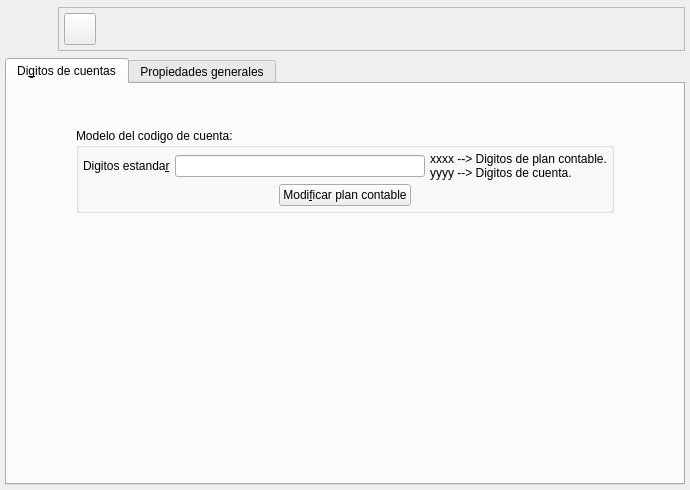
<?xml version="1.0" encoding="UTF-8"?>
<ui version="4.0">
 <class>BcConfiguracionBase</class>
 <widget class="QWidget" name="BcConfiguracionBase">
  <property name="geometry">
   <rect>
    <x>0</x>
    <y>0</y>
    <width>690</width>
    <height>490</height>
   </rect>
  </property>
  <property name="acceptDrops">
   <bool>false</bool>
  </property>
  <property name="windowTitle">
   <string>Propiedades de la empresa</string>
  </property>
  <property name="windowIcon">
   <iconset resource="../../bulmages.qrc">
    <normaloff>:/BulmaCont32x32/images/png/i_configuracion.xpm</normaloff>:/BulmaCont32x32/images/png/i_configuracion.xpm</iconset>
  </property>
  <layout class="QVBoxLayout">
   <property name="spacing">
    <number>5</number>
   </property>
   <property name="margin">
    <number>5</number>
   </property>
   <item>
    <layout class="QHBoxLayout">
     <property name="spacing">
      <number>5</number>
     </property>
     <property name="margin">
      <number>0</number>
     </property>
     <item>
      <widget class="QLabel" name="label_2">
       <property name="sizePolicy">
        <sizepolicy hsizetype="Fixed" vsizetype="Fixed">
         <horstretch>0</horstretch>
         <verstretch>0</verstretch>
        </sizepolicy>
       </property>
       <property name="minimumSize">
        <size>
         <width>48</width>
         <height>48</height>
        </size>
       </property>
       <property name="maximumSize">
        <size>
         <width>48</width>
         <height>48</height>
        </size>
       </property>
       <property name="text">
        <string/>
       </property>
       <property name="pixmap">
        <pixmap resource="../../bulmages.qrc">:/Images/document-properties.png</pixmap>
       </property>
       <property name="scaledContents">
        <bool>true</bool>
       </property>
      </widget>
     </item>
     <item>
      <widget class="QFrame" name="frame">
       <property name="sizePolicy">
        <sizepolicy hsizetype="Expanding" vsizetype="Fixed">
         <horstretch>0</horstretch>
         <verstretch>0</verstretch>
        </sizepolicy>
       </property>
       <property name="frameShape">
        <enum>QFrame::StyledPanel</enum>
       </property>
       <property name="frameShadow">
        <enum>QFrame::Raised</enum>
       </property>
       <layout class="QHBoxLayout">
        <property name="spacing">
         <number>5</number>
        </property>
        <property name="margin">
         <number>5</number>
        </property>
        <item>
         <widget class="QToolButton" name="mui_guardar">
          <property name="minimumSize">
           <size>
            <width>32</width>
            <height>32</height>
           </size>
          </property>
          <property name="maximumSize">
           <size>
            <width>32</width>
            <height>32</height>
           </size>
          </property>
          <property name="toolTip">
           <string>Guardar</string>
          </property>
          <property name="whatsThis">
           <string>Guardar</string>
          </property>
          <property name="text">
           <string/>
          </property>
          <property name="icon">
           <iconset resource="../../bulmages.qrc">
            <normaloff>:/Images/edit-save.png</normaloff>:/Images/edit-save.png</iconset>
          </property>
          <property name="iconSize">
           <size>
            <width>22</width>
            <height>22</height>
           </size>
          </property>
          <property name="shortcut">
           <string>Ctrl+S</string>
          </property>
         </widget>
        </item>
        <item>
         <spacer>
          <property name="orientation">
           <enum>Qt::Horizontal</enum>
          </property>
          <property name="sizeType">
           <enum>QSizePolicy::Expanding</enum>
          </property>
          <property name="sizeHint" stdset="0">
           <size>
            <width>101</width>
            <height>25</height>
           </size>
          </property>
         </spacer>
        </item>
       </layout>
      </widget>
     </item>
    </layout>
   </item>
   <item>
    <widget class="QTabWidget" name="TabWidget2">
     <property name="enabled">
      <bool>true</bool>
     </property>
     <property name="currentIndex">
      <number>0</number>
     </property>
     <widget class="QWidget" name="tab1">
      <attribute name="title">
       <string>Di&amp;gitos de cuentas</string>
      </attribute>
      <layout class="QGridLayout">
       <property name="margin">
        <number>4</number>
       </property>
       <property name="spacing">
        <number>4</number>
       </property>
       <item row="1" column="0">
        <spacer>
         <property name="orientation">
          <enum>Qt::Horizontal</enum>
         </property>
         <property name="sizeHint" stdset="0">
          <size>
           <width>21</width>
           <height>20</height>
          </size>
         </property>
        </spacer>
       </item>
       <item row="1" column="1" colspan="2">
        <widget class="QGroupBox" name="groupBox">
         <property name="title">
          <string>Modelo del codigo de cuenta:</string>
         </property>
         <layout class="QGridLayout">
          <property name="margin">
           <number>4</number>
          </property>
          <property name="spacing">
           <number>4</number>
          </property>
          <item row="0" column="0">
           <layout class="QHBoxLayout">
            <property name="spacing">
             <number>5</number>
            </property>
            <property name="margin">
             <number>0</number>
            </property>
            <item>
             <widget class="QLabel" name="TextLabel1_2">
              <property name="text">
               <string>Digitos estanda&amp;r</string>
              </property>
              <property name="buddy">
               <cstring>modcodigo</cstring>
              </property>
             </widget>
            </item>
            <item>
             <widget class="QLineEdit" name="modcodigo">
              <property name="minimumSize">
               <size>
                <width>250</width>
                <height>0</height>
               </size>
              </property>
              <property name="maxLength">
               <number>50</number>
              </property>
             </widget>
            </item>
            <item>
             <widget class="QLabel" name="TextLabel2">
              <property name="text">
               <string>xxxx --&gt; Digitos de plan contable.
yyyy --&gt; Digitos de cuenta.</string>
              </property>
             </widget>
            </item>
           </layout>
          </item>
          <item row="1" column="0">
           <layout class="QHBoxLayout">
            <property name="spacing">
             <number>5</number>
            </property>
            <property name="margin">
             <number>0</number>
            </property>
            <item>
             <spacer>
              <property name="orientation">
               <enum>Qt::Horizontal</enum>
              </property>
              <property name="sizeHint" stdset="0">
               <size>
                <width>40</width>
                <height>20</height>
               </size>
              </property>
             </spacer>
            </item>
            <item>
             <widget class="QPushButton" name="mui_modificarplan">
              <property name="text">
               <string>Modi&amp;ficar plan contable</string>
              </property>
             </widget>
            </item>
            <item>
             <spacer>
              <property name="orientation">
               <enum>Qt::Horizontal</enum>
              </property>
              <property name="sizeHint" stdset="0">
               <size>
                <width>40</width>
                <height>20</height>
               </size>
              </property>
             </spacer>
            </item>
           </layout>
          </item>
         </layout>
        </widget>
       </item>
       <item row="2" column="1">
        <spacer>
         <property name="orientation">
          <enum>Qt::Vertical</enum>
         </property>
         <property name="sizeHint" stdset="0">
          <size>
           <width>20</width>
           <height>40</height>
          </size>
         </property>
        </spacer>
       </item>
       <item row="0" column="2">
        <spacer>
         <property name="orientation">
          <enum>Qt::Vertical</enum>
         </property>
         <property name="sizeType">
          <enum>QSizePolicy::Preferred</enum>
         </property>
         <property name="sizeHint" stdset="0">
          <size>
           <width>20</width>
           <height>40</height>
          </size>
         </property>
        </spacer>
       </item>
       <item row="1" column="3">
        <spacer>
         <property name="orientation">
          <enum>Qt::Horizontal</enum>
         </property>
         <property name="sizeHint" stdset="0">
          <size>
           <width>40</width>
           <height>20</height>
          </size>
         </property>
        </spacer>
       </item>
      </layout>
     </widget>
     <widget class="QWidget" name="tab2">
      <attribute name="title">
       <string>Propiedades generales</string>
      </attribute>
      <layout class="QVBoxLayout">
       <property name="spacing">
        <number>4</number>
       </property>
       <property name="margin">
        <number>4</number>
       </property>
       <item>
        <widget class="BcConfiguracionSubForm" name="mui_subform"/>
       </item>
      </layout>
     </widget>
    </widget>
   </item>
  </layout>
 </widget>
 <layoutdefault spacing="4" margin="4"/>
 <customwidgets>
  <customwidget>
   <class>BcConfiguracionSubForm</class>
   <extends>QTableWidget</extends>
   <header>bcconfiguracionview.h</header>
  </customwidget>
 </customwidgets>
 <tabstops>
  <tabstop>mui_guardar</tabstop>
  <tabstop>TabWidget2</tabstop>
  <tabstop>modcodigo</tabstop>
  <tabstop>mui_modificarplan</tabstop>
 </tabstops>
 <resources>
  <include location="../../bulmages.qrc"/>
 </resources>
 <connections/>
</ui>
